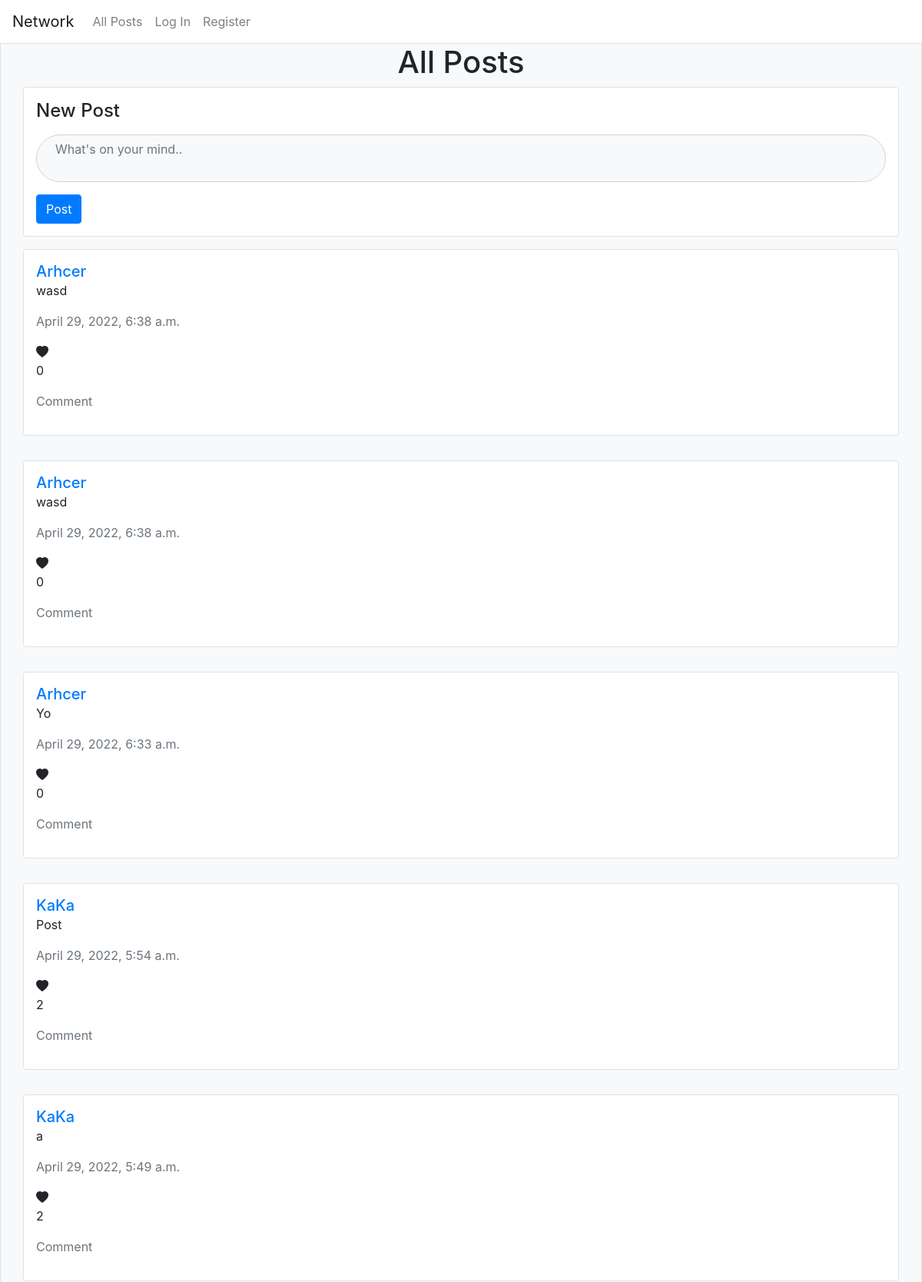
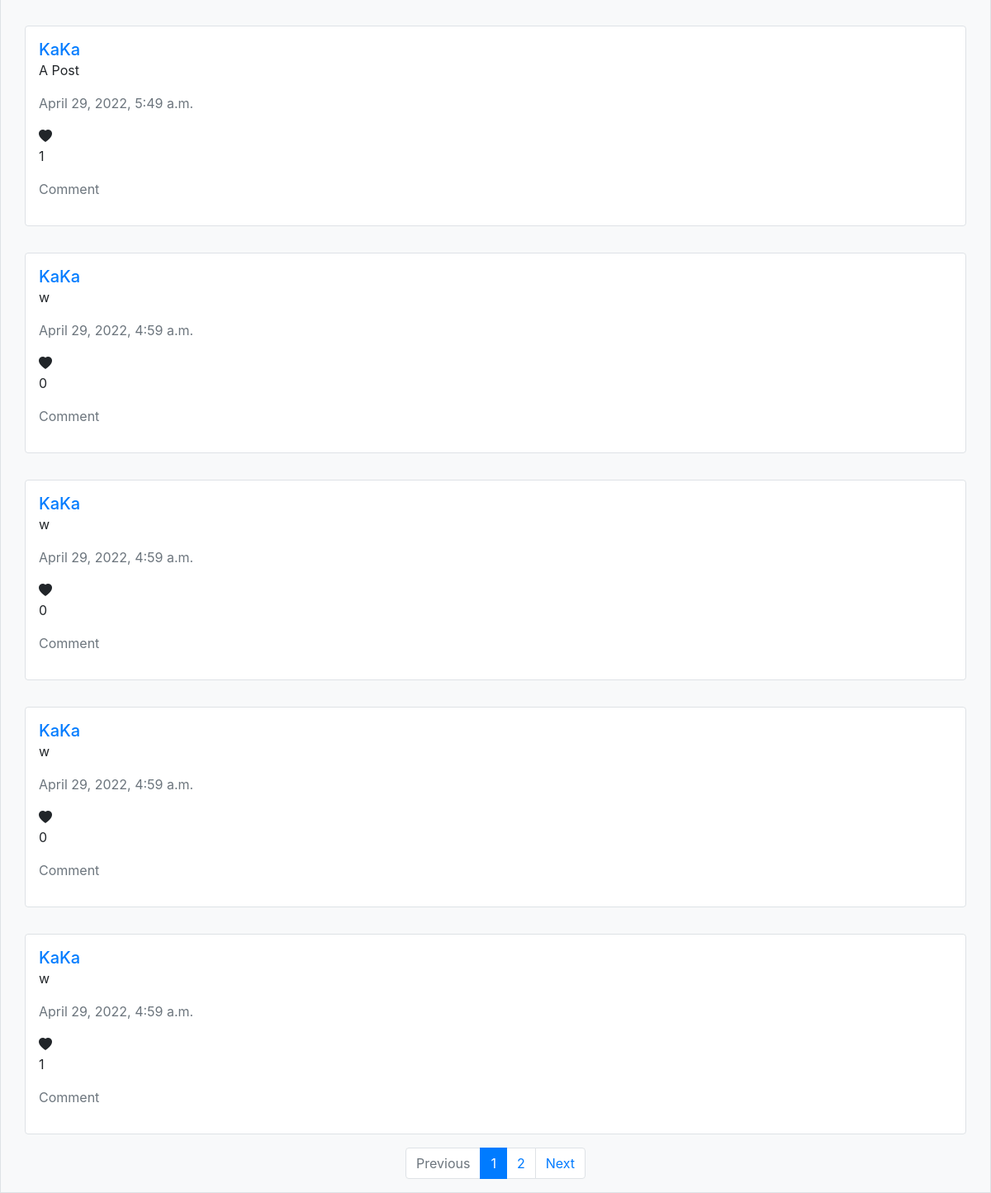
The app's page /, older data (2 pictures, top to bottom).
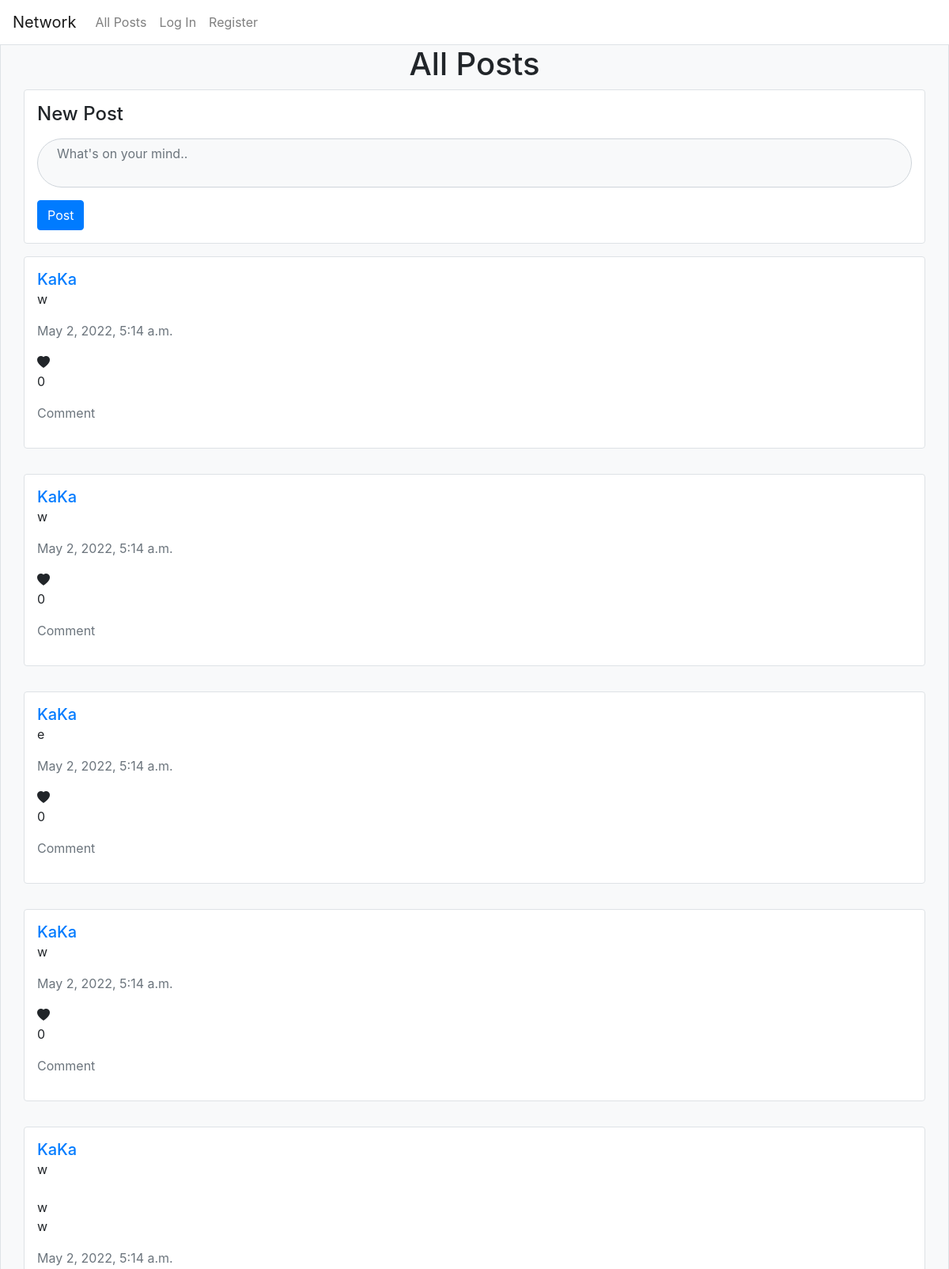
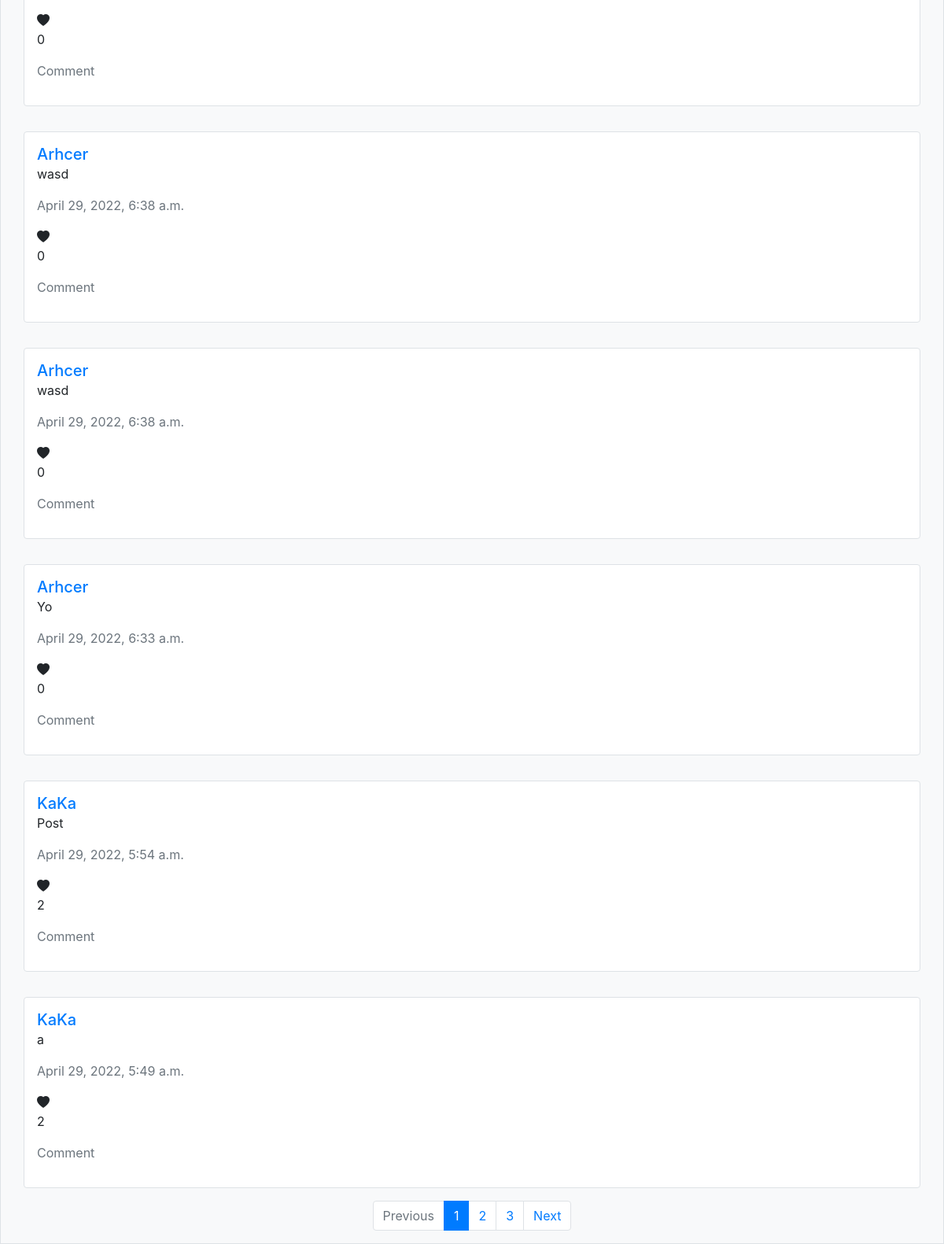
The same page, newer data (2 pictures, top to bottom).
### network/models.py (models this page shows, shortened)
class BaseModel(models.Model):
    content = models.TextField()
    likes = models.PositiveIntegerField(default=0)
    date_created = models.DateTimeField(auto_now_add=True)
    class Meta:
        abstract = True

class Post(BaseModel):
    author = models.ForeignKey(
        settings.AUTH_USER_MODEL, null=True, on_delete=models.SET_NULL, related_name="post")

class User(AbstractUser):
    following = models.ManyToManyField(
        "self", null=True, blank=True, symmetrical=False, related_name="follower")
    liked_post = models.ManyToManyField(
        "Post", null=True, blank=True, related_name="liked_user")
    liked_comment = models.ManyToManyField(
        "Comment", null=True, blank=True, related_name="liked_user")

### network/views.py (the view)
# urls.py: path("", views.index, name="index"),
def index(request):
    posts = Post.objects.all().order_by("-date_created")
    paginator = Paginator(posts, 10)
    page_number = request.GET.get("pnum", 1)
    page_obj = paginator.get_page(page_number)
    if request.user.is_authenticated:
        for obj in page_obj:
            obj.is_liked = request.user.liked_post.filter(pk=obj.id).exists()
    return render(request, "network/index.html", {
        "page_obj": page_obj,
        "title": "All Posts",
        "name": "index"
    })

### network/templates/network/index.html (shortened to what this page needs)
{% extends "network/layout.html" %}
{% block body %}
    <h1 class="text-left">{{ title }}</h1>
    <div class="container p-3 rounded border border-1 bg-white">
        <form action="{% url 'post' %}" method="POST">
            <label for="post-content" class="form-label h4 mb-3">New Post</label>
            <textarea id="post-content" class="form-control mb-3 px-4 rounded-pill word-break bg-light" name="content" rows="2" placeholder="What's on your mind.." class="form-control" required></textarea>
            <input type="submit" value="Post" class="btn btn-primary">
        </form>
    </div>
    {% include "network/content.html" %}
{% endblock %}

### network/templates/network/content.html (shortened to what this page needs)
{% for post in page_obj %}
    <div class="container my-3 p-3 rounded border border-1 bg-white">
        <a href="{% url 'profile' post.author.id %}" class="h5">{{ post.author.username }}</a>
        <div class="content-container" data-id="{{ post.id }}">
            <p class="content">{{ post.content }}</p>
        </div>
        <p class="date-created text-muted">{{ post.date_created }}</p>
        {% if post.is_liked %}
            <i class="like-post-btn bi bi-heart-fill" style="color: red" data-id="{{ post.id }}"></i>
        {% else %}
            <i class="like-post-btn bi bi-heart-fill" data-id="{{ post.id }}"></i>
        {% endif %}
        <p class="like-count">{{ post.likes }}</p>
        <p class="comment text-muted" data-id="{{ post.id }}">Comment</p>
    </div>
{% empty %}
    <h1>No post yet.</h1>
{% endfor %}
<nav aria-label="Page navigation">
    <ul class="pagination">
        {% if page_obj.has_previous %}
            <li class="page-item"><a class="page-link" href="?pnum={{ page_obj.previous_page_number }}">Previous</a></li>
        {% else %}
            <li class="page-item disabled"><a class="page-link" href="#">Previous</a></li>
        {% endif %}
        {% for i in page_obj.paginator.page_range %}
            {% if i <= page_obj.number|add:2 and i >= page_obj.number|add:-2 %}
                {% if i == page_obj.number %}
                    <li class="page-item active"><a class="page-link" href="?pnum={{ i }}">{{ i }}</a></li>
                {% else %}
                    <li class="page-item"><a class="page-link" href="?pnum={{ i }}">{{ i }}</a></li>
                {% endif %}
            {% endif %}
        {% endfor %}
        {% if page_obj.has_next %}
            <li class="page-item"><a class="page-link" href="?pnum={{ page_obj.next_page_number }}">Next</a></li>
        {% else %}
            <li class="page-item disabled"><a class="page-link" href="#">Next</a></li>
        {% endif %}
    </ul>
</nav>

Row changes from the older to the newer data that the page shows:
no longer on this page (row unchanged): Post: author.username "KaKa", content "A Post", date_created "April 29, 2022, 5:49 a.m.", likes "1"
no longer on this page (row unchanged): Post: author.username "KaKa", content "w", date_created "April 29, 2022, 4:59 a.m.", likes "0"
no longer on this page (row unchanged): Post: author.username "KaKa", content "w", date_created "April 29, 2022, 4:59 a.m.", likes "0"
no longer on this page (row unchanged): Post: author.username "KaKa", content "w", date_created "April 29, 2022, 4:59 a.m.", likes "0"
no longer on this page (row unchanged): Post: author.username "KaKa", content "w", date_created "April 29, 2022, 4:59 a.m.", likes "1"
added Post: author.username "KaKa", content "w", date_created "May 2, 2022, 5:14 a.m.", likes "0"
added Post: author.username "KaKa", content "w", date_created "May 2, 2022, 5:14 a.m.", likes "0"
added Post: author.username "KaKa", content "e", date_created "May 2, 2022, 5:14 a.m.", likes "0"
added Post: author.username "KaKa", content "w", date_created "May 2, 2022, 5:14 a.m.", likes "0"
added Post: author.username "KaKa", content "w w w", date_created "May 2, 2022, 5:14 a.m.", likes "0"
Text that changed along with them:
new list line: "3"
